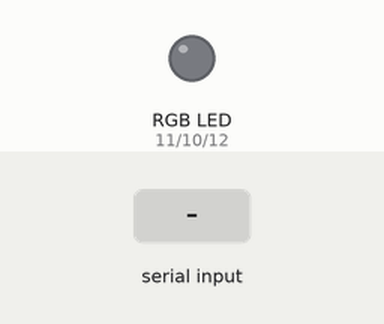
Simulated run of this sketch. Board: Arduino Uno, built with avr-gcc and run on an emulated ATmega328P. On the bench: an RGB LED mixed from three pins (HIGH = lit). The test bench sets the inputs (shaded band). Dim RGB values are drawn brighter than linear.

Above: at 1.2 s.
1.3 s: "1" received over Serial
At 1.7 s:
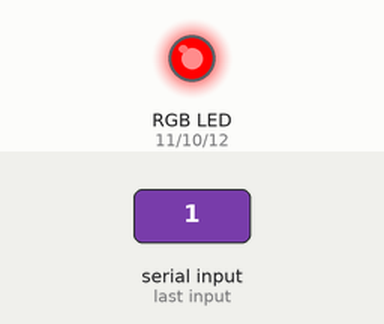
2.8 s: "2" received over Serial
At 4.0 s:
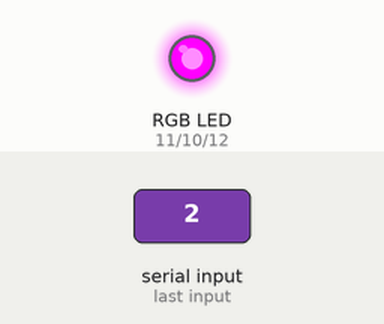
4.3 s: "3" received over Serial
At 5.2 s:
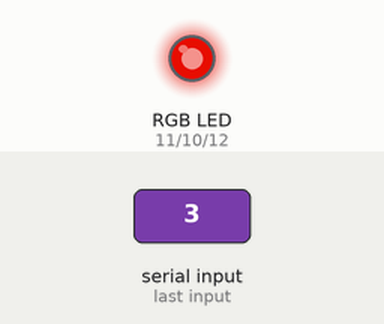
5.8 s: "4" received over Serial
At 6.4 s:
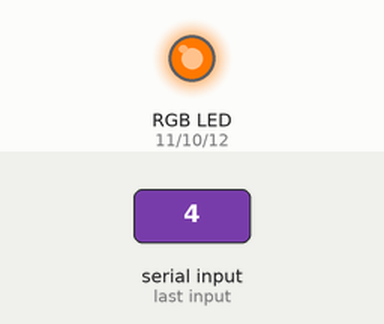
7.3 s: "5" received over Serial
At 8.5 s:
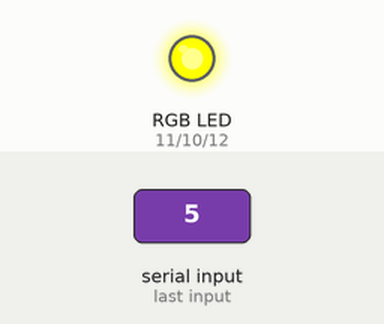
8.8 s: "6" received over Serial
At 9.8 s:
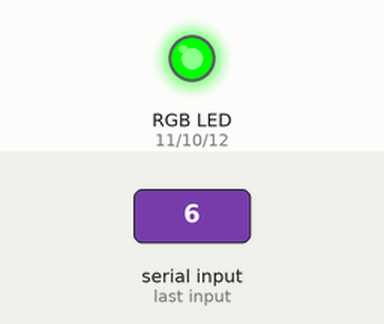
Timing chart, 0 to 11.3 s (numbered marks = the images above; inputs shaded):
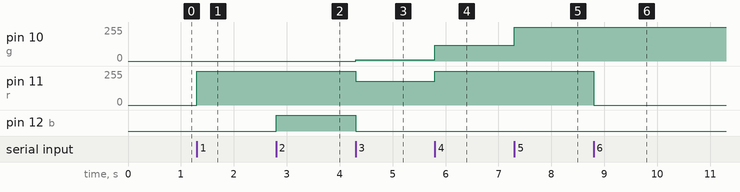

Measured:
- after the input at 1.3 s, pin 11 (r): 0/255 → 255/255 at once
- after the input at 2.8 s, pin 12 (b): LOW → HIGH at once
- after the input at 4.3 s, pin 10 (g): 0/255 → 10/255 at once; pin 11 (r): 255/255 → 180/255 at once; pin 12 (b): HIGH → LOW at once
- after the input at 5.8 s, pin 10 (g): 10/255 → 120/255 at once; pin 11 (r): 180/255 → 255/255 at once
- after the input at 7.3 s, pin 10 (g): 120/255 → 255/255 at once
- after the input at 8.8 s, pin 11 (r): 255/255 → 0/255 at once

The sketch:

lamp_bluetooth.ino
```cpp
int r=11 ;
int g = 10;
int b = 12;

char k ;


void setup(){
  Serial.begin(9600);
  pinMode(r, OUTPUT);
  pinMode(g, OUTPUT);
  pinMode(b, OUTPUT);
}

void loop()
{
  while(Serial.available()> 0)
  {
    k = Serial.read();

  if(k=='0'){
    RGB_color(0, 0, 0);
    delay(1000);
  }

  if (k=='1'){
    RGB_color(255, 0, 0);
    delay(1000);
  }

  if (k=='2'){
    RGB_color(255, 0, 255);
    delay(1000);
  }

  if (k=='3'){
    RGB_color(180, 10, 10);
    delay(1000);
  }

  if (k=='4'){
    RGB_color(255, 120, 0);
    delay(1000);
  }

  if (k=='5'){
    RGB_color(255, 255, 0);
    delay(1000);
  }

  if (k=='6'){
    RGB_color(0, 255, 0);
    delay(1000);
  }

  if (k=='7'){
    RGB_color(0, 255, 255);
    delay(1000);
  }

  if (k=='8'){
    RGB_color(0, 0, 255);
    delay(1000);
  }

  if (k=='9'){
    RGB_color(255, 255, 255);
    delay(1000);
  }


}}

void RGB_color(int red_light_value, int green_light_value, int blue_light_value)
 {
  analogWrite(r, red_light_value);
  analogWrite(g, green_light_value);
  analogWrite(b, blue_light_value);
}
```
